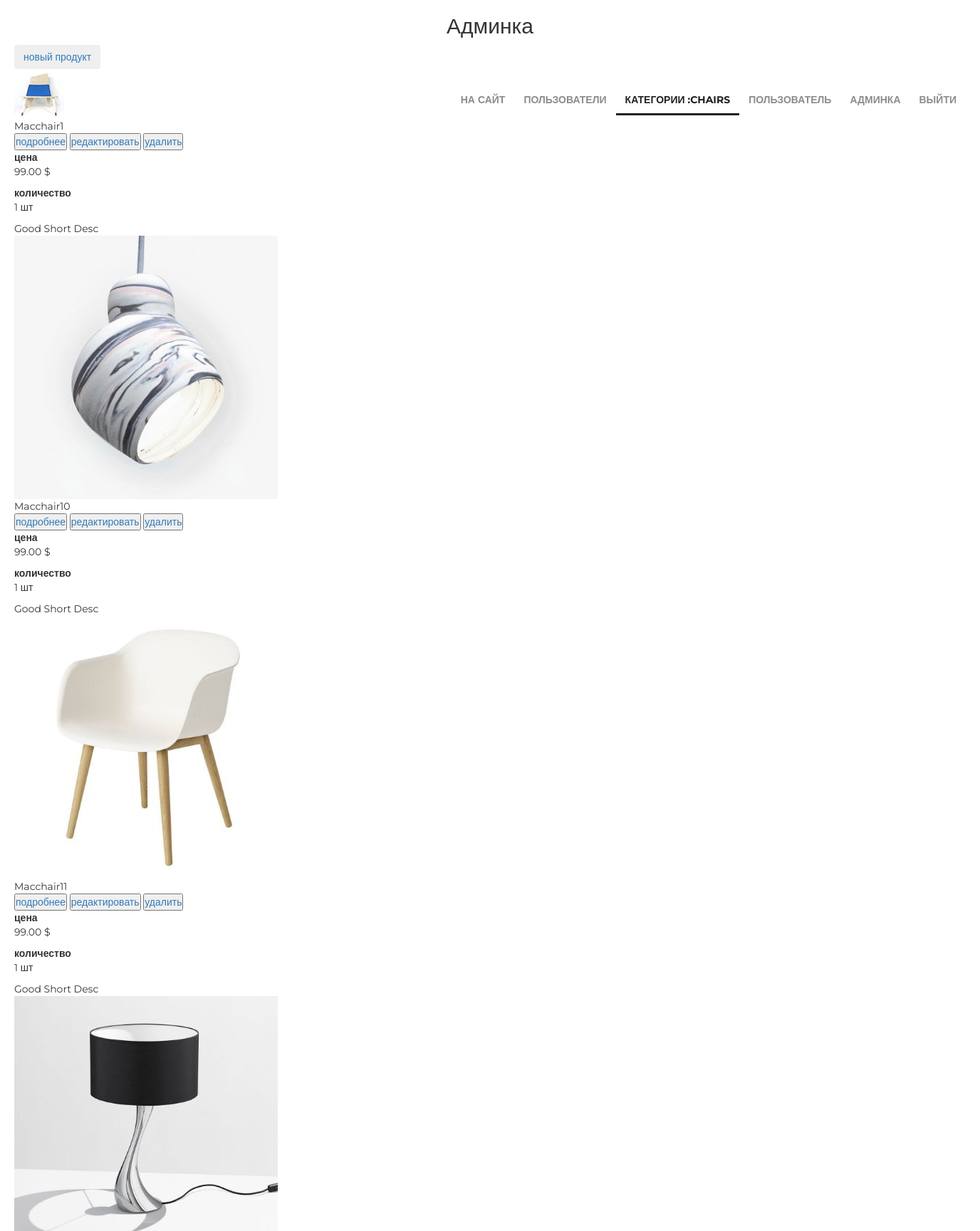
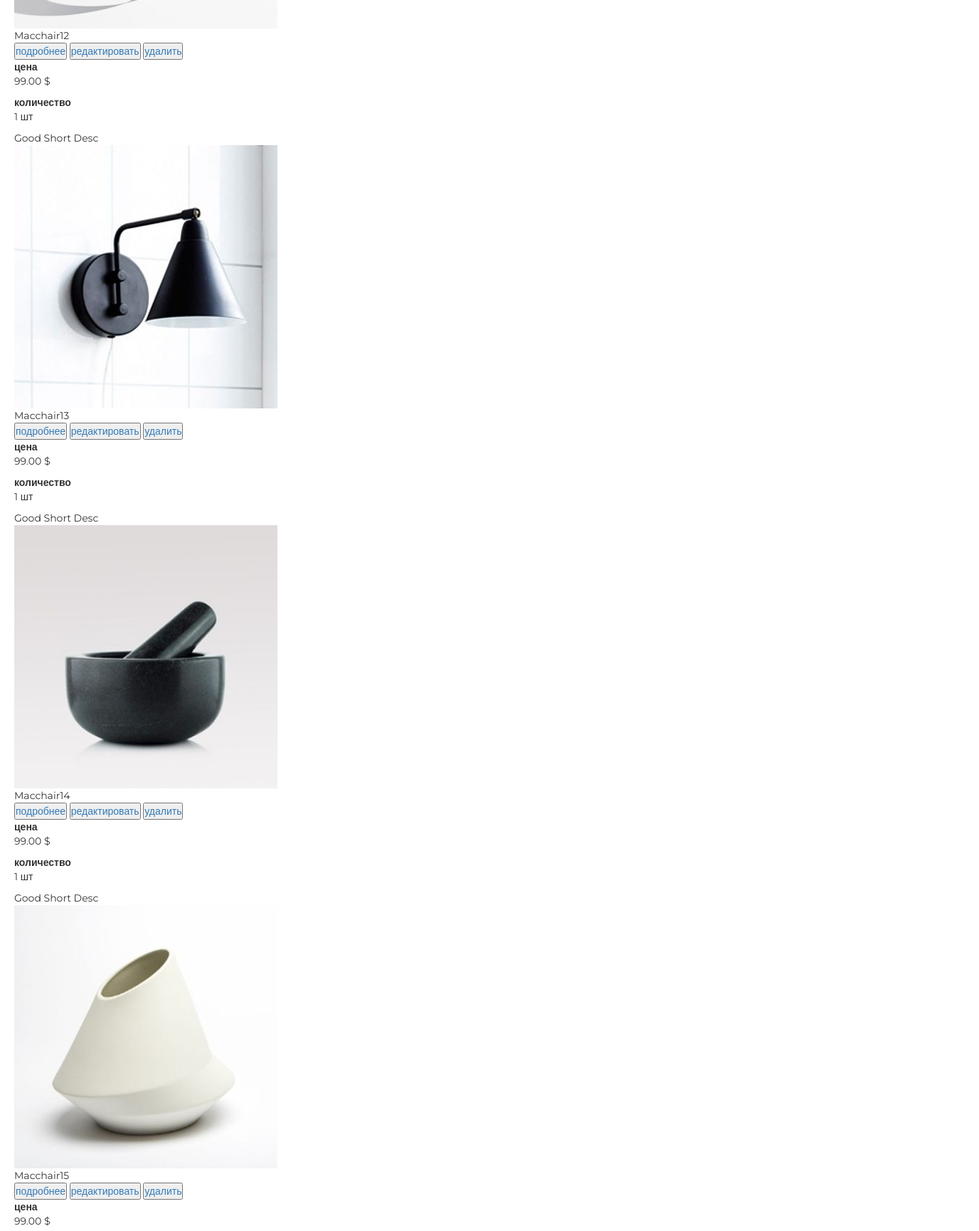
The app's page /admin/products/read/category/8/ (signed in, upper part) with its own data (2 pictures, top to bottom).
### mainapp/models.py (models this page shows, shortened)
class ProductCategory(models.Model):
    name = models.CharField(verbose_name="Name", max_length=64, unique=True)
    description = models.TextField(verbose_name="Description", blank=True, null=True)
    is_active = models.BooleanField(verbose_name='активна', default=True)
    class Meta:
        verbose_name_plural = "Product Categories"

class Product(models.Model):
    category = models.ForeignKey(ProductCategory, on_delete=models.CASCADE)
    name = models.CharField(verbose_name='Name', max_length=256)
    image = models.ImageField(upload_to='products_image', blank=True)
    short_desc = models.CharField(verbose_name='short_desc', max_length=60, blank=True)
    description = models.TextField(verbose_name="Description", blank=True, null=True)
    price = models.DecimalField(verbose_name='price', max_digits=10, decimal_places=2, default=0)
    quantity = models.PositiveSmallIntegerField(verbose_name='sklad', default=0)
    is_active = models.BooleanField(verbose_name='активна', default=True)

### authapp/models.py (models this page shows)
class ShopUser(AbstractUser):
    avatar = models.ImageField(upload_to="avatars", blank=True)
    age = models.PositiveSmallIntegerField()

### adminapp/views.py (the view)
# urls.py: url(r'^products/create/category/(?P<category_id>\d+)/$', adminapp.product_create, name='product_create'),
@user_passes_test(lambda user: user.is_superuser)
def products(request, category_id):
    title = 'админка/продукт'
    category = get_object_or_404(ProductCategory, pk=category_id)
    products_list = Product.objects.filter(category__pk=category_id).order_by('name')
    content = {
        'title': title,
        'category': category,
        'objects': products_list,
    }
    return render(request, 'adminapp/products.html', content)

### adminapp/templates/adminapp/products.html (shortened to what this page needs)
{% extends 'adminapp/base.html' %}
{% load staticfiles %}
{% block content %}
    <div class="products_list">
        <button class="btn new_product">
            <a href={% url 'admin:product_create' category.pk %}>
                новый продукт
        </button>
        {% for object in objects %}
            <div class="product_record {% if not object.is_active %}not_active{% endif %}">
                <img
                        src="/media/{{ object.image|default:'products_images/default.jpg' }}"
                        alt="{{ object.name }}">
                <div class="product_name">
                    {{ object.name|title }}
                </div>
                <div class="product_actions">
                    <button>
                        <a href={% url 'admin:product_read' object.pk %}>
                            подробнее
                    </button>
                    <button>
                        <a href={% url 'admin:product_update' object.pk %}>
                            редактировать
                    </button>
                    <button>
                        <a href={% url 'admin:product_delete' object.pk %}>
                            удалить
                    </button>
                </div>
                <div class="summary">
                    <b>цена</b>
                    <p>{{ object.price }} $</p>
                    <b>количество</b>
                    <p>{{ object.quantity }} шт</p>
                </div>
                <div class="product_desc">
                    {{ object.short_desc|title }}
                </div>
            </div>
        {% endfor %}
    </div>
{% endblock %}

### adminapp/templates/adminapp/includes/inc_menu.html
<!DOCTYPE html>
{% load staticfiles %}
{% block css %}
        <link rel="stylesheet" type="text/css" href="{% static 'css/bootstrap.min.css' %}">
        <link rel="stylesheet" type="text/css" href="{% static 'css/style.css' %}">
        <link rel="stylesheet" href="/static/fonts/font-awesome/css/font-awesome.css">
{% endblock %}
<ul class="menu">
    <li><a href="{% url 'main' %}">на сайт</a></li>
    <li>
        <a href="{% url 'admin:users' %}" class="{% if request.resolver_match.url_name == 'users' %}active{% endif %}">
            пользователи
        </a>
    </li>
    <li>
        <a href="{% url 'admin:categories' %}"
           class="{% if request.resolver_match.url_name == 'categories' or category.name %}active{% endif %}">
            категории
            {% if category %}
                :<span>{{ category.name }}</span>
            {% endif %}
        </a>
    </li>
    {% if user.is_authenticated %}
        <li>
            <a href="{% url 'auth:edit' %}">
                {{ user.first_name|default:'Пользователь' }}
            </a>
        </li>
    {% endif %}
    {% if user.is_superuser %}
        <li>
            <a href="{% url 'admin:users' %}">админка</a>
        </li>
    {% endif %}
    <li>
        {% if user.is_authenticated %}
            <a href="{% url 'auth:logout' %}">выйти</a>
        {% else %}
            <a href="{% url 'auth:login' %}">войти</a>
        {% endif %}
    </li>
</ul>

### static/css/style.css (style rules this page uses)
* { margin: 0; padding: 0; }
body { font-family: 'Montserrat', sans-serif; }
html, body { height: 100%; }
.menu { list-style-type: none; margin-top: 67px; float: right; }
.menu li { float: left; }
.menu a { color: #8c8c8c; font-size: 14px; font-weight: 700; text-align: right; text-transform: uppercase; text-decoration: none; padding: 10px 13px; }
.menu .active { color: #212121; font-weight: 700; border-bottom: 3px solid #212121; }

### records on screen
ProductCategory: name "CHAIRS"
ShopUser: first_name "ПОЛЬЗОВАТЕЛЬ"
Product: image (picture), name "Macchair1", price "99.00", quantity "1", short_desc "Good Short Desc"
Product: image (picture), name "Macchair10", price "99.00", quantity "1", short_desc "Good Short Desc"
Product: image (picture), name "Macchair11", price "99.00", quantity "1", short_desc "Good Short Desc"
Product: image (picture), name "Macchair12", price "99.00", quantity "1", short_desc "Good Short Desc"
Product: image (picture), name "Macchair13", price "99.00", quantity "1", short_desc "Good Short Desc"
Product: image (picture), name "Macchair14", price "99.00", quantity "1", short_desc "Good Short Desc"
Product: image (picture), name "Macchair15", price "99.00"
